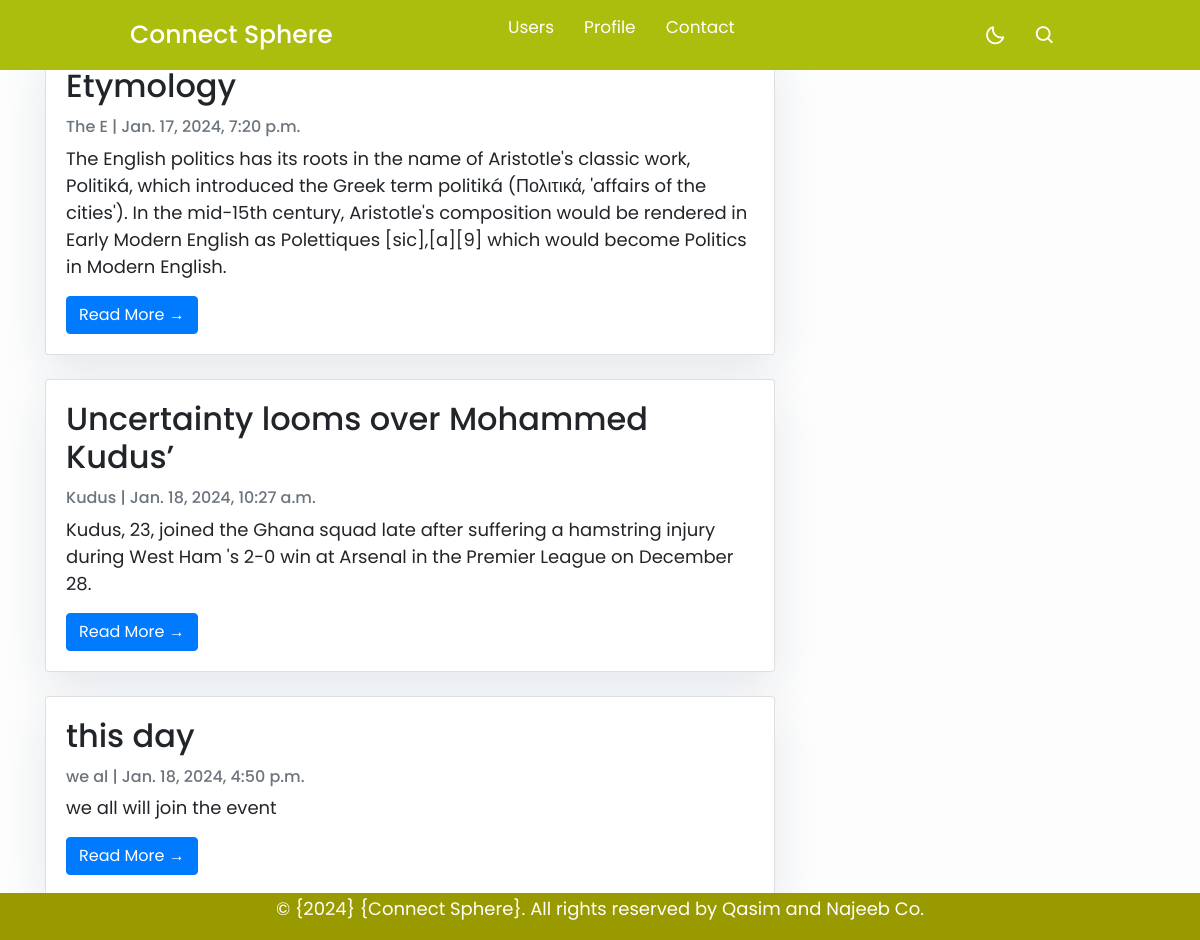
The app's page /posts/List_Post/, older data.
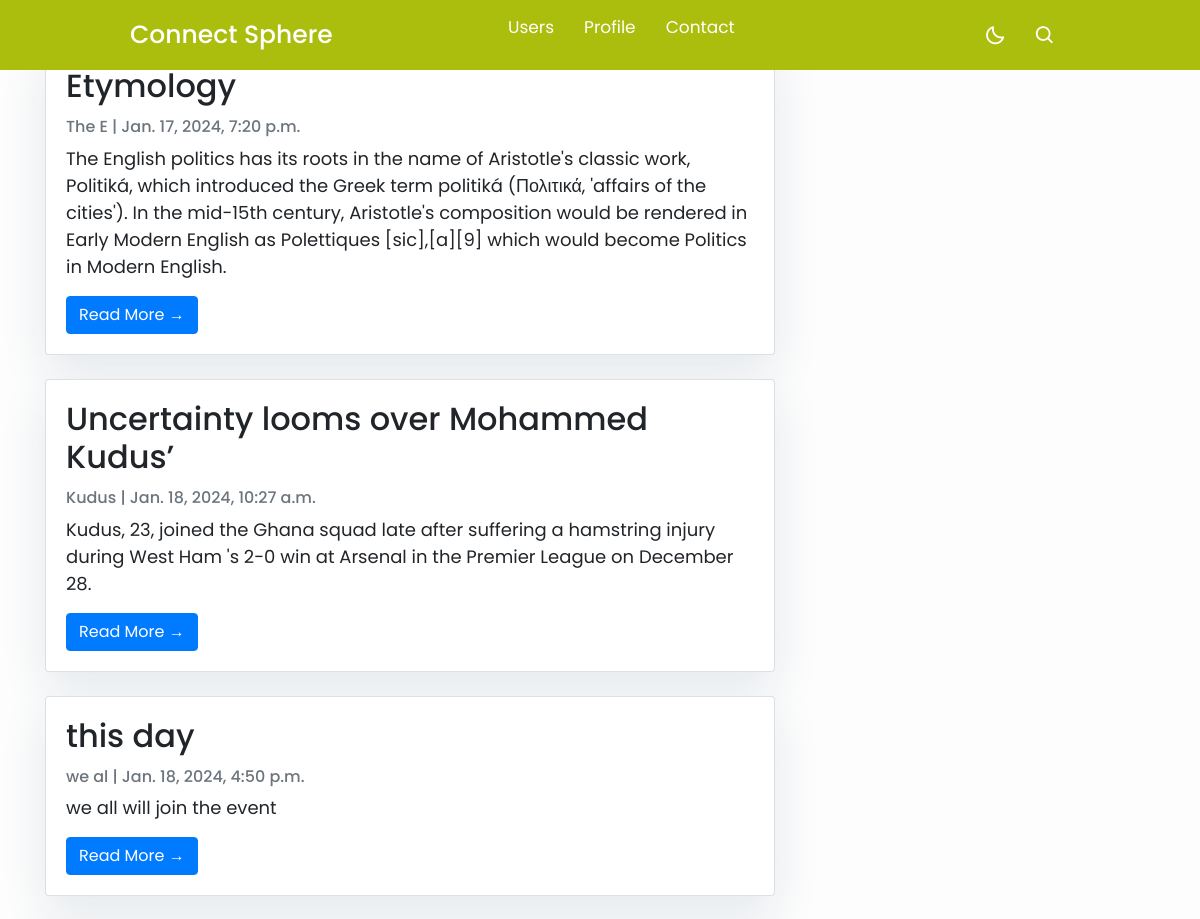
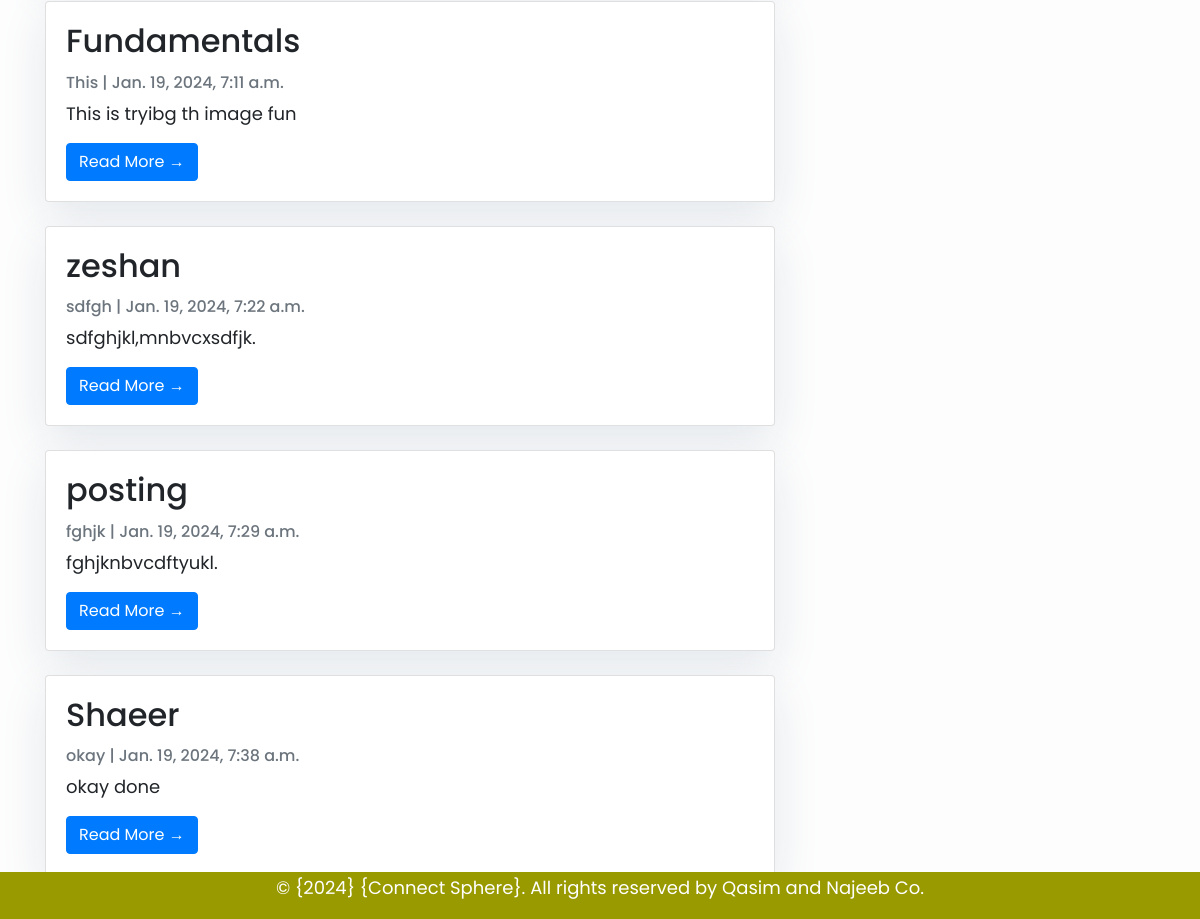
The same page, newer data (2 pictures, top to bottom).
### posts/models.py (models this page shows, shortened)
class Post(models.Model):
    title        = models.CharField(max_length=255)
    content      = models.TextField()
    like         = models.ManyToManyField(User, related_name='likes', blank= True, null= True)
    shared_user  = models.ForeignKey(User, on_delete=models.CASCADE, null= True)
    created_on   = models.DateTimeField(default=timezone.now)
    shared_on    = models.DateTimeField(default=timezone.now)
    image        = models.ImageField(upload_to='post_pic', blank=True, null=True)
    is_private   = models.BooleanField(default= False)

### posts/views.py (the view)
# urls.py: path('List_Post/', List_Post.as_view(), name= 'List_Post'),
class List_Post(ListView):
    model = Post
    template_name = 'posts/List_post.html'
    def get_queryset(self):
        return Post.objects.filter(is_private=False)

### posts/templates/posts/List_post.html (shortened to what this page needs)
{% extends "base.html" %}
{% block content %}
<div class="container">
    <div class="row">
        <div class="col-md-8 mt-3 left">
            {% for object in object_list  %}
            <div class="card mb-4">
                <div class="card-body">
                    <h2 class="card-title">{{object.title}}</h2>
                    <p class="card-text text-muted h6">{{object.content|slice:":5" }} | {{object.created_on}} </p>
                    <p class="card-text">{{object.content }}</p>
                    <a href="{% url 'posts:post_detail' object.id %}" class="btn btn-primary">Read More &rarr;</a>
                </div>
            </div>
            {% endfor %}
    </div>
</div>
{%endblock%}

### templates/base.html (shortened to what this page needs)
{% load static %}
<!DOCTYPE html>
<html lang="en">
<head>
    <link rel="stylesheet" href="https://maxcdn.bootstrapcdn.com/bootstrap/4.0.0/css/bootstrap.min.css"
 />
    <link rel="stylesheet" href="{% static 'css/footer.css' %}">
    <link rel="stylesheet" href="{% static 'css/navbar.css' %}">
    <link href='https://unpkg.com/boxicons@2.1.1/css/boxicons.min.css' rel='stylesheet'>
</head>
<body>
    <header>
        <nav>
            <div class="nav-bar">
                <span class="logo navLogo"><a href="#">Connect Sphere</a></span>
                <div class="menu">
                    <ul class="nav-links">
                        <li><a href="/posts/List_profile/">Users</a></li>
                        <li><a href="/posts/UserProfile/">Profile</a></li>
                        <li><a href="#">Contact</a></li>
                        <li><a href="#"></a></li>
                        <li><a href="#"></a></li>
                    </ul>
                </div>
                <div class="darkLight-searchBox">
                    <div class="dark-light">
                        <i class='bx bx-moon moon'></i>
                    </div>
                    <div class="searchBox">
                       <div class="searchToggle">
                        <i class='bx bx-search search'></i>
                       </div>
                    </div>
                </div>
            </div>
        </nav>
    </header>
    <main>
        {% block content %}{% endblock %}
    </main>
    <footer>
        <p>&copy; {2024} {Connect Sphere}. All rights reserved by Qasim and Najeeb Co.
    </footer>
</body>
</html>

### static/css/footer.css (style rules this page uses)
body { margin: 0; padding: 0; font-family: Arial, sans-serif; min-height: 100vh; display: flex; flex-direction: column; }
header { background-color: rgb(153, 153, 0); color: rgb(255, 255, 255); padding: 5px; text-align: center; width: 100%; }
main { flex: 1; padding: 20px; }
footer { background-color: rgb(153, 153, 0); color: rgb(255, 255, 255); padding: 2px; text-align: center; position: fixed; bottom: 0; width: 100%; }

### static/css/navbar.css (style rules this page uses)
* { margin: 0; padding: 0; box-sizing: border-box; font-family: 'Poppins', sans-serif; transition: all 0.4s ease;; }
:root { --body-color: #E4E9F7; --nav-color: rgb(171, 189, 13); --side-nav: #010718; --text-color: #FFF; --search-bar: #F2F2F2; --search-text: #010718; }
body { height: 100vh; background-color: var(--body-color); }
nav { position: fixed; top: 0; left: 0; height: 70px; width: 100%; background-color: var(--nav-color); z-index: 100; }
nav .nav-bar { position: relative; height: 100%; max-width: 1000px; width: 100%; background-color: var(--nav-color); margin: 0 auto; padding: 0 30px; display: flex; align-items: center; justify-content: space-between; }
nav .nav-bar .logo a { font-size: 25px; font-weight: 500; color: var(--text-color); text-decoration: none; }
.nav-bar .nav-links { display: flex; align-items: center; }
.nav-bar .nav-links li { margin: 0 5px; list-style: none; }
.nav-links li a { position: relative; font-size: 17px; font-weight: 400; color: var(--text-color); text-decoration: none; padding: 10px; }
.nav-links li a::before { content: ''; position: absolute; left: 50%; bottom: 0; transform: translateX(-50%); height: 6px; width: 6px; border-radius: 50%; background-color: var(--text-color); opacity: 0; transition: all 0.3s ease; }
.nav-bar .darkLight-searchBox { display: flex; align-items: center; }
.darkLight-searchBox .dark-light, .darkLight-searchBox .searchToggle { height: 40px; width: 40px; display: flex; align-items: center; justify-content: center; margin: 0 5px; }
.dark-light i, .searchToggle i { position: absolute; color: var(--text-color); font-size: 22px; cursor: pointer; transition: all 0.3s ease; }
.searchBox { position: relative; }

### posts/templates/posts/List_post.html (style rules this page uses)
body { font-family: "Roboto", sans-serif; font-size: 18px; background-color: #fdfdfd; background-image: url('https://img.freepik.com/premium-photo/closeup-seascape-surface-blue-sea-water-with-small-ripple-waves_127089-25489.jpg'); background-repeat: no-repeat; background-size: cover; background-attachment: fixed; background-position: center; }
.card { box-shadow: 0 16px 48px #E3E7EB; }

Row changes from the older to the newer data that the page shows:
added Post: title "Fundamentals", content "This", created_on "Jan. 19, 2024, 7:11 a.m.", content "This is tryibg th image fun"
added Post: title "zeshan", content "sdfgh", created_on "Jan. 19, 2024, 7:22 a.m.", content "sdfghjkl,mnbvcxsdfjk."
added Post: title "posting", content "fghjk", created_on "Jan. 19, 2024, 7:29 a.m.", content "fghjknbvcdftyukl."
added Post: title "Shaeer", content "okay", created_on "Jan. 19, 2024, 7:38 a.m.", content "okay done"
